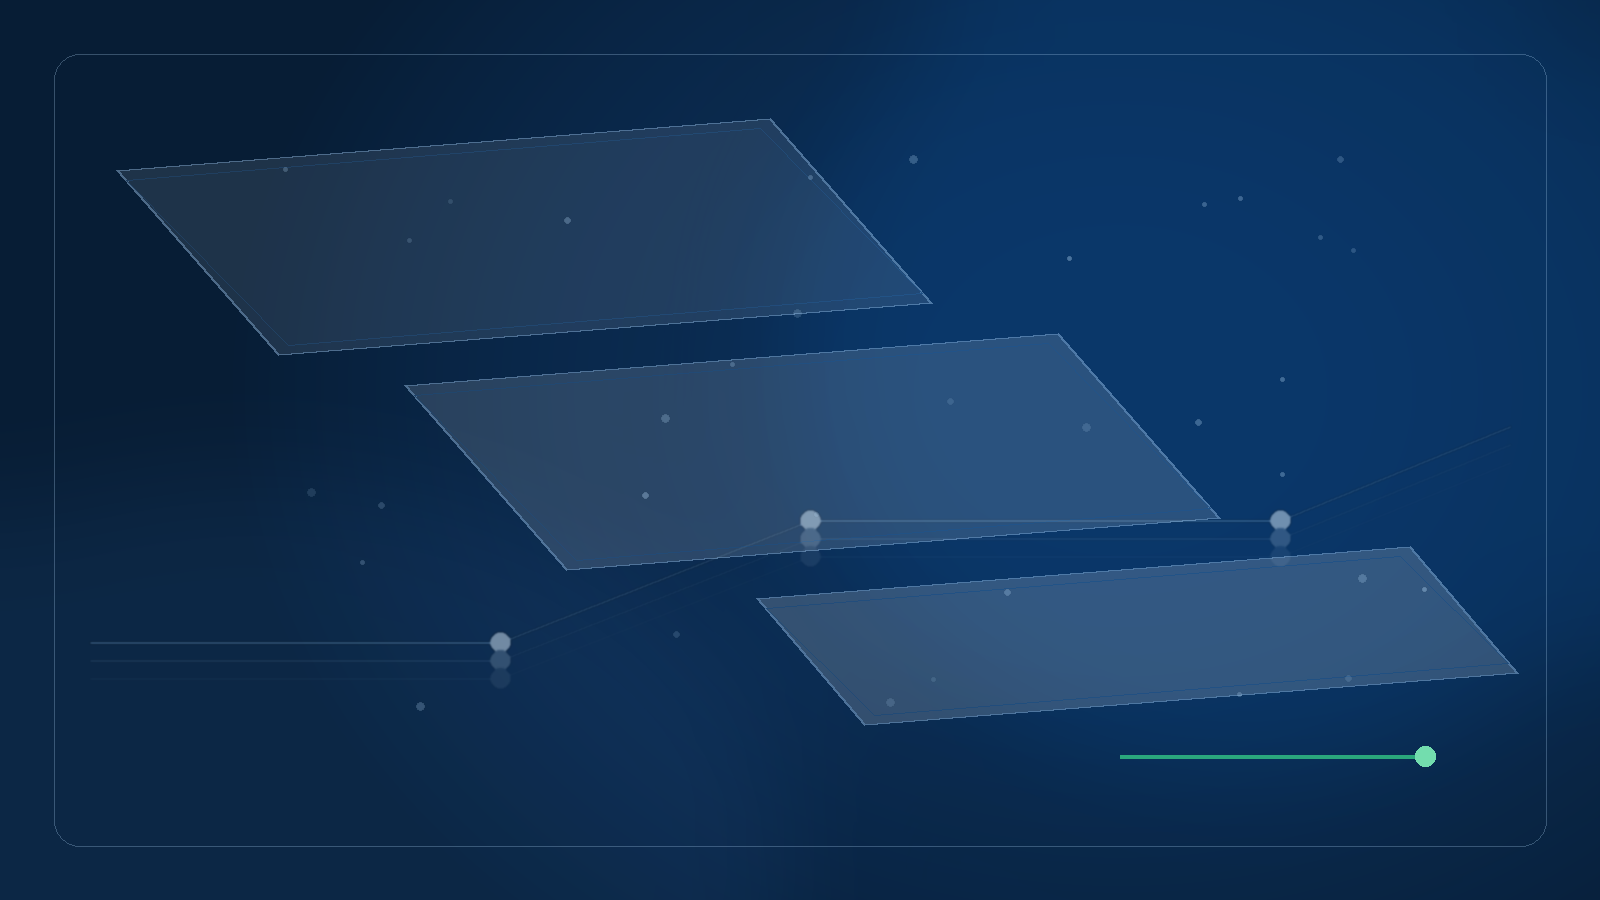

This chart was generated by the following Python code:
from PIL import Image, ImageDraw, ImageFilter
from pathlib import Path
import random

W, H = 1600, 900
OUT = Path(__file__).with_suffix('.png')
random.seed(50)

# A text-free, source-grounded editorial cover. No product UI, vendor marks,
# architecture labels, or technical claims are embedded in the raster asset.
base = Image.new('RGB', (W, H), '#071d35')
px = base.load()
for y in range(H):
    for x in range(W):
        # Restrained navy field: darker left edge, slightly brighter focus area.
        glow = max(0, 1 - (((x - 1120) / 900) ** 2 + ((y - 390) / 720) ** 2))
        px[x, y] = (7 + int(5 * glow), 29 + int(19 * glow), 53 + int(37 * glow))

# Soft depth plane.
soft = Image.new('RGBA', (W, H), (0, 0, 0, 0))
sd = ImageDraw.Draw(soft)
sd.ellipse((740, -120, 1740, 820), fill=(0, 111, 220, 32))
sd.ellipse((-300, 430, 830, 1250), fill=(76, 155, 255, 20))
soft = soft.filter(ImageFilter.GaussianBlur(70))
base = Image.alpha_composite(base.convert('RGBA'), soft)

# Quiet ruled baseline: evidence path, not a system diagram.
line = Image.new('RGBA', (W, H), (0, 0, 0, 0))
ld = ImageDraw.Draw(line)
for offset, alpha in [(0, 120), (18, 45), (36, 18)]:
    ld.line([(90, 642 + offset), (500, 642 + offset), (810, 520 + offset), (1280, 520 + offset), (1510, 426 + offset)], fill=(142, 202, 255, alpha), width=2)
    ld.ellipse((490, 632 + offset, 510, 652 + offset), fill=(225, 243, 255, alpha))
    ld.ellipse((800, 510 + offset, 820, 530 + offset), fill=(225, 243, 255, alpha))
    ld.ellipse((1270, 510 + offset, 1290, 530 + offset), fill=(225, 243, 255, alpha))
base = Image.alpha_composite(base, line.filter(ImageFilter.GaussianBlur(1)))

# Three restrained translucent material planes. These are visual structure only.
panel = Image.new('RGBA', (W, H), (0, 0, 0, 0))
pd = ImageDraw.Draw(panel)
planes = [
    [(116, 170), (770, 118), (932, 303), (278, 355)],
    [(404, 385), (1058, 333), (1220, 518), (566, 570)],
    [(756, 598), (1410, 546), (1518, 673), (864, 725)],
]
for i, shape in enumerate(planes):
    pd.polygon(shape, fill=(244, 249, 255, 25 + i * 10), outline=(176, 216, 255, 105), width=2)
    # inset line establishes a repeatable border rhythm
    inset = [(x + (10 if j in (0, 3) else -10), y + (10 if j in (0, 1) else -10)) for j, (x, y) in enumerate(shape)]
    pd.line(inset + [inset[0]], fill=(116, 180, 242, 58), width=1)
base = Image.alpha_composite(base, panel)

# Sparse evidence points—bounded, deliberately not a node-link diagram.
points = Image.new('RGBA', (W, H), (0, 0, 0, 0))
qd = ImageDraw.Draw(points)
for _ in range(34):
    x = random.randint(180, 1450)
    y = random.randint(150, 720)
    r = random.choice([2, 2, 3, 4])
    qd.ellipse((x-r, y-r, x+r, y+r), fill=(188, 225, 255, random.randint(32, 92)))
points = points.filter(ImageFilter.GaussianBlur(.35))
base = Image.alpha_composite(base, points)

# Border and single approval-green accent—used once, not as a decorative palette.
finish = Image.new('RGBA', (W, H), (0, 0, 0, 0))
fd = ImageDraw.Draw(finish)
fd.rounded_rectangle((54, 54, W-54, H-54), radius=26, outline=(181, 217, 250, 70), width=1)
fd.line((1120, 756, 1425, 756), fill=(53, 209, 137, 190), width=4)
fd.ellipse((1415, 746, 1435, 766), fill=(126, 240, 184, 230))
base = Image.alpha_composite(base, finish)

base.convert('RGB').save(OUT, optimize=True, quality=94)
print(OUT)
